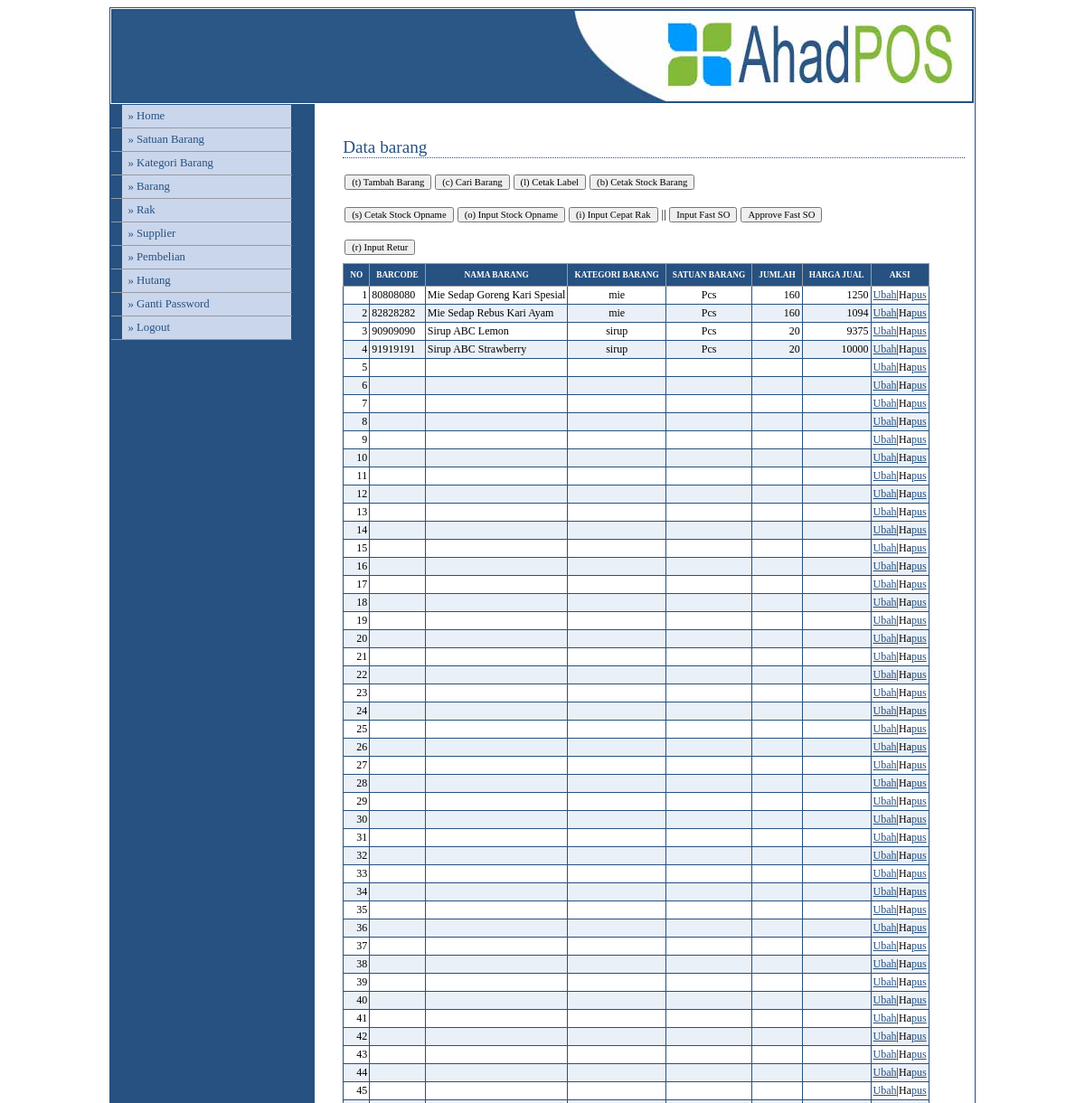
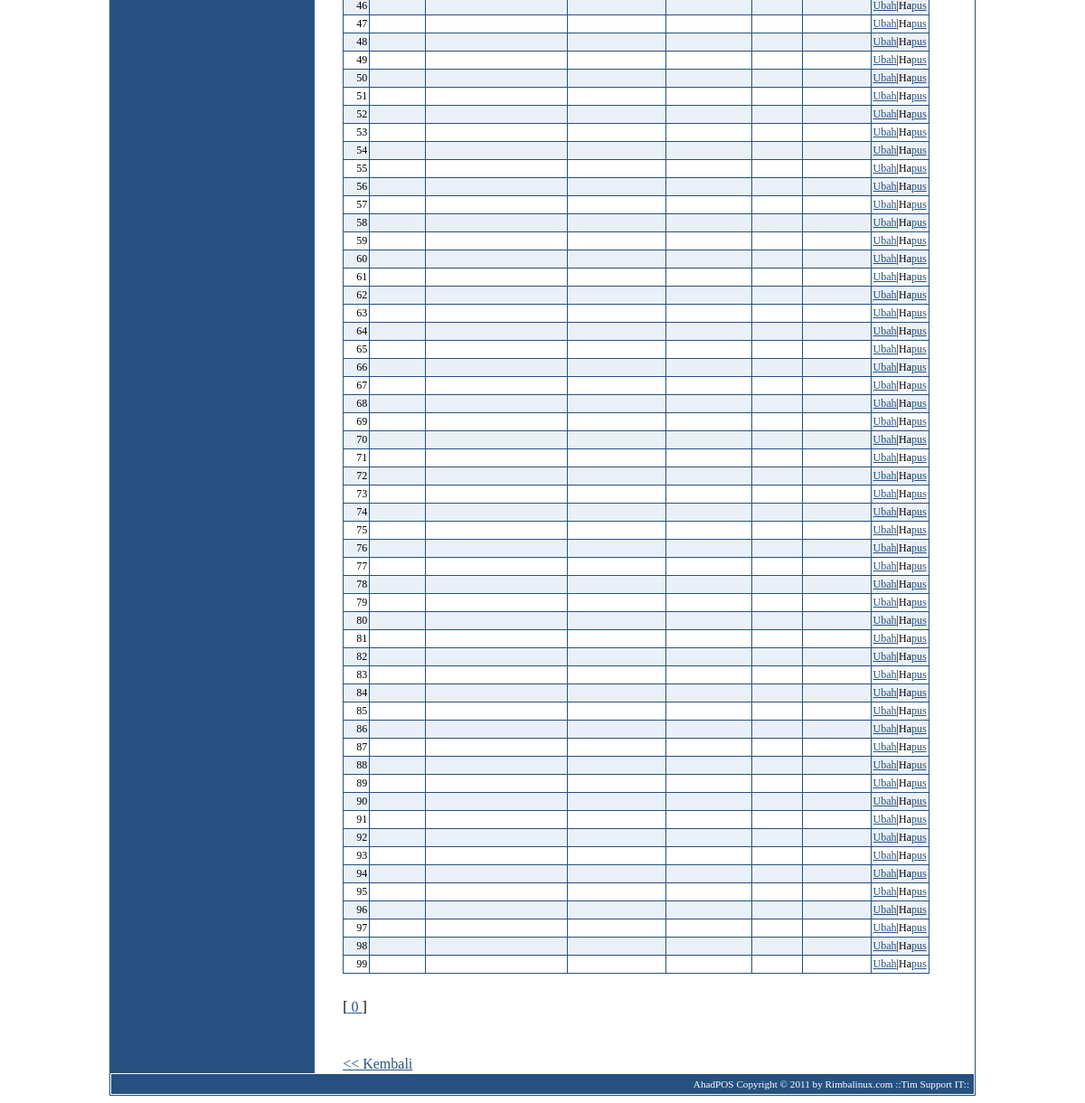
The app's page /sistem/media.php?module=barang (signed in) with its own data (2 pictures, top to bottom).
### tables this page shows
CREATE TABLE IF NOT EXISTS `modul` (
  `idModul` int(3) NOT NULL,
  `namaModul` varchar(50) DEFAULT NULL,
  `link` varchar(50) DEFAULT NULL,
  `publish` enum('Y','N') DEFAULT NULL,
  `idLevelUser` int(2) DEFAULT NULL,
  `urutan` int(3) DEFAULT NULL,
  `last_update` date DEFAULT NULL,
  PRIMARY KEY  (`idModul`)
);

CREATE TABLE IF NOT EXISTS `barang` (
  `idBarang` bigint(20) NOT NULL DEFAULT '0',
  `namaBarang` varchar(30) DEFAULT ' ',
  `idKategoriBarang` int(5) DEFAULT '0',
  `idSatuanBarang` int(5) DEFAULT '0',
  `jumBarang` int(10) DEFAULT '0',
  `hargaJual` bigint(20) DEFAULT '0',
  `last_update` date DEFAULT '2000-01-01',
  `idSupplier` bigint(20) DEFAULT '0',
  `barcode` varchar(25) DEFAULT NULL,
  `username` varchar(30) DEFAULT NULL,
  `idRak` bigint(5) DEFAULT NULL,
  UNIQUE KEY `barcode` (`barcode`),
  KEY `idKategoriBarang` (`idKategoriBarang`),
  KEY `idSupplier` (`idSupplier`)
);

CREATE TABLE IF NOT EXISTS `kategori_barang` (
  `idKategoriBarang` int(5) NOT NULL auto_increment,
  `namaKategoriBarang` varchar(30) DEFAULT NULL,
  PRIMARY KEY  (`idKategoriBarang`)
);

CREATE TABLE IF NOT EXISTS `satuan_barang` (
  `idSatuanBarang` int(5) NOT NULL,
  `namaSatuanBarang` varchar(30) DEFAULT NULL,
  PRIMARY KEY  (`idSatuanBarang`)
);

### sistem/modul/mod_barang.php (the view, shortened to what this page needs)
<?php
switch($_GET['act']){
  default:
    echo "<h2>Data barang</h2>
	<div style=\"float:left\">
          <form method=POST action='?module=barang&act=tambahbarang'>
          <input type=submit accesskey='t' value='(t) Tambah Barang'></form>
	</div>
	<div style=\"float:left\">
          <form method=POST action='?module=barang&act=caribarang1'>
          <input type=submit accesskey='c' value='(c) Cari Barang'></form>
	</div>
	<div style=\"float:left\">
          <form method=POST action='?module=barang&act=cetaklabel1'>
          <input type=submit accesskey='l' value='(l) Cetak Label'></form>
	</div>
	<div style=\"float:left\">
          <form method=POST action='?module=barang&act=cetakbarang1'>
          <input type=submit accesskey='b' value='(b) Cetak Stock Barang'></form>
	</div>
	<br /><br />
	<div style=\"float:left\">
          <form method=POST action='?module=barang&act=cetakSO'>
          <input type=submit accesskey='s' value='(s) Cetak Stock Opname' ></form>
	</div>
	<div style=\"float:left\">
          <form method=POST action='?module=barang&act=inputSO'>
          <input type=submit accesskey='o' value='(o) Input Stock Opname' ></form>
	</div>
	<div style=\"float:left\">
          <form method=POST action='?module=barang&act=inputrak' onSubmit=\"popupform(this, 'inputrak')\" >
          <input type=submit accesskey='i' value='(i) Input Cepat Rak' ></form>
	</div>
	<div style=\"float:left\">
          <form method=POST action='../tools/fast-stock-opname/fast-SO.php'>
          || <input type=submit value='Input Fast SO' ></form>
	</div>
	<div style=\"float:left\">
          <form method=POST action='?module=barang&act=ApproveFastSO1'>
          <input type=submit value='Approve Fast SO' ></form>
	</div>
	<br /><br />
	<div style=\"float:left\">
          <form method=POST action='?module=barang&act=returbarang1' onSubmit=\"popupform(this, 'inputrak')\" >
	  <form method=POST action='modul/js_input_retur_barang.php?act=caricustomer' onSubmit=\"popupform(this, 'INPUT_RETUR_BARANG')\">
          <input type=submit accesskey='r' value='(r) Input Retur'></form>
	</div>
          <br/>
          <table class=tableku>
          <tr><th>no</th><th>Barcode</th><th>Nama Barang</th><th>Kategori Barang</th>
                <th>Satuan Barang</th><th>Jumlah</th><th>Harga Jual</th><th>aksi</th></tr>";
	if ($_GET[p]) { $mulai = $_GET[p] * 100;} else { $mulai = 0;};
	$tampil = mysql_query("SELECT
				`barang`.`idBarang`,
				`barang`.`namaBarang`,
				`barang`.`idKategoriBarang`,
				`kategori_barang`.`namaKategoriBarang`,
				`barang`.`idSatuanBarang`,
				`satuan_barang`.`namaSatuanBarang`,
				`barang`.`jumBarang`,
				`barang`.`hargaJual`,
				`barang`.`barcode`
			FROM `barang`
				LEFT JOIN `kategori_barang`
					ON `barang`.`idKategoriBarang` = `kategori_barang`.`idKategoriBarang`
				LEFT JOIN `satuan_barang`
					ON `barang`.`idSatuanBarang` = `satuan_barang`.`idSatuanBarang`
				ORDER BY `namaBarang` ASC LIMIT $mulai,100");
    $no=1; $ctr=1;
    while (($r=mysql_fetch_array($tampil)) or ($ctr < 100)){
        if(($no % 2) == 0){
            $warna = "#EAF0F7";
	}
	else{
            $warna = "#FFFFFF";
	}
	echo "<tr bgcolor=$warna>";
       echo "<td align=right class=td>$no</td>
             <td class=td>$r[barcode]</td>
             <td class=td>$r[namaBarang]</td>
             <td align=center class=td>$r[namaKategoriBarang]</td>
             <td align=center class=td>$r[namaSatuanBarang]</td>
             <td align=right class=td>$r[jumBarang]</td>
             <td align=right class=td>$r[hargaJual]</td>
             <td class=td><a href=?module=barang&act=editbarang&id=$r[barcode]>Ubah</a>|Ha<a href=./aksi.php?module=barang&act=hapus&id=$r[idBarang]>pus</a>
             </td></tr>";
      $no++; $ctr++;
    }
    echo "</table> <br />";
	$sql1 = "SELECT DISTINCT COUNT(barcode) FROM barang";
	$proses1 = mysql_query($sql1);
	$output1 = mysql_fetch_array($proses1);
	$jumlah_barang = $output1[0] / 100;
	for ($i = 0; $i <= $jumlah_barang; $i++) {
		echo "[<a href='media.php?module=barang&p=$i'> $i </a>] ";
	};
    echo "
    <p>&nbsp;</p>
    <a href=javascript:history.go(-1)><< Kembali</a>";
    break;
}
?>

### sistem/menu.php (shortened to what this page needs)
<?php
include "modul/function.php";
if ($_SESSION[leveluser]=='admin'){
  $sql="select namaModul,link from modul order by urutan ";
}
elseif ($_SESSION[leveluser]=='gudang'){
  $sql="select * from modul m, leveluser lu where m.idLevelUser = lu.idLevelUser and levelUser='gudang' and publish='Y' order by urutan";
}
elseif ($_SESSION[leveluser]=='kasir'){
  $sql="select * from modul m, leveluser lu where m.idLevelUser = lu.idLevelUser and levelUser='kasir' and publish='Y' order by urutan";
}
else{
  $sql="select * from modul m, leveluser lu where m.idLevelUser = lu.idLevelUser and levelUser='semua' and publish='Y' order by urutan";
}
$hasil = mysql_query($sql);
while ($data=mysql_fetch_array($hasil)){
  echo "<li><a href='$data[link]'>&#187; $data[namaModul]</a></li>";
}
$semua = mysql_query("select * from modul where idLevelUser = 1");
while ($dataSemua=mysql_fetch_array($semua)){
  echo "<li><a href='$dataSemua[link]'>&#187; $dataSemua[namaModul]</a></li>";
}
?>

### config/adminstyle.css (style rules this page uses)
body { font-family: Tahoma; }
#content p { font-size: 75%; line-height: 1.8em; padding-left: 2em; }
#menu li { width: 200px; border-bottom: 1px solid #969BA5; margin: 0; padding: 0; font-size: 80%; vertical-align: bottom; }
#menu a:link, #menu a:visited { display: block; padding: 5px 5px 5px 0.5em; border-left: 12px solid #265180; border-right: 1px solid #265180; background-color: #CAD6EC; color: #265180; text-decoration: none; }
a:link,a:visited { color:#265180; }
h2 { font: normal 120% Georgia; color: #265180; background-color: transparent; border-bottom: 1px dotted #265180; }
table { border-collapse: collapse; }
.tableku { font-family: Tahoma; font-size: 10pt; border-width: 1px; border-collapse: collapse; margin: 10px 0px; border: 1px solid #265180; padding: 2px; }
.td { border: 1px solid #265180; padding: 2px; font-size: 9pt; }
form { font-size: 10pt; padding: 2px; }
th { color: #FFFFFF; font-size: 7pt; text-transform: uppercase; text-align: center; padding: 0.75em; border-width: 1px; border-style: solid; border-color: #969BA5; border-collapse: collapse; background-color: #265180; }
input,textarea,select { font-family: Tahoma; font-size: 8pt; }

### records on screen
modul: namaModul "Satuan Barang"
modul: namaModul "Kategori Barang"
modul: namaModul "Barang"
modul: namaModul "Rak"
modul: namaModul "Supplier"
modul: namaModul "Pembelian"
modul: namaModul "Hutang"
modul: namaModul "Ganti Password"
barang: barcode "80808080", namaBarang "Mie Sedap Goreng Kari Spesial", idKategoriBarang.namaKategoriBarang "mie", idSatuanBarang.namaSatuanBarang "Pcs", jumBarang "160", hargaJual "1250"
barang: barcode "82828282", namaBarang "Mie Sedap Rebus Kari Ayam", idKategoriBarang.namaKategoriBarang "mie", idSatuanBarang.namaSatuanBarang "Pcs", jumBarang "160", hargaJual "1094"
barang: barcode "90909090", namaBarang "Sirup ABC Lemon", idKategoriBarang.namaKategoriBarang "sirup", idSatuanBarang.namaSatuanBarang "Pcs", jumBarang "20", hargaJual "9375"
barang: barcode "91919191", namaBarang "Sirup ABC Strawberry", idKategoriBarang.namaKategoriBarang "sirup", idSatuanBarang.namaSatuanBarang "Pcs", jumBarang "20", hargaJual "10000"
